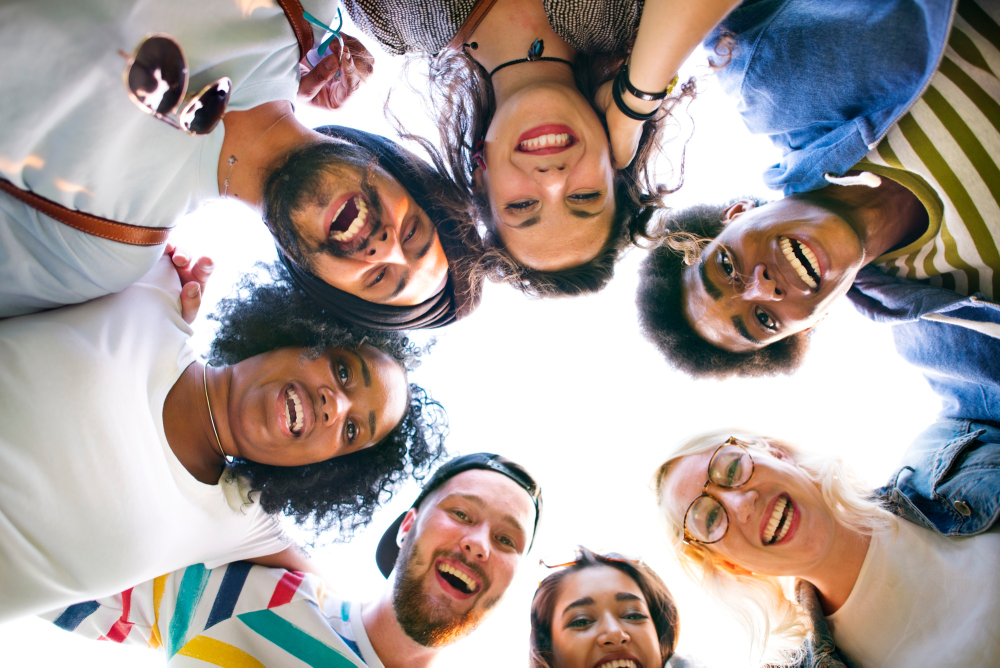
#> input picture fotos/pessoas1.jpg, 2000 x 1335 px, found by its file name (shown at 1/2 size)
$ python read_pic.py
#> lines starting #> are read from the running program, lines starting #| are printed output that depends on the picture
import cv2 as cv
import numpy as np

'''============================================ imagem =================================================='''

# img é uma instancia de cv.imread()

img = cv.imread('/home/mikael/scripts/python/svc/fotos/pessoas1.jpg')
#> img is the input picture: shape (1335, 2000, 3); mean B, G, R 152.7, 156.2, 167.1

# aqui, temos a largura de "img"

largura = img.shape[1]
#> largura = 2000

# aqui, temos a altura de "img"

altura = img.shape[0]
#> altura = 1335

# abre uma janela chamada "Cat" armazenada na instancia "img"

cv.imshow('pessoas', img)

'''============================================ imagem reescalado =================================================='''

# podemos mudar a escala de uma imagem/frame

escala = .25

# devem ser valores inteiros

dimensoes = int(largura*escala), int(altura*escala)
#> dimensoes = (500, 333)

# a imagem reescalada deve ser colocada num atributo
# Funciona para videos, imagens e live videos

img_resized = cv.resize(src=img, dsize=dimensoes, interpolation=cv.INTER_AREA)
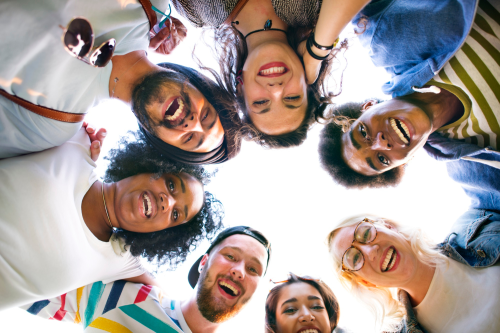
#> img_resized: shape (333, 500, 3); mean B, G, R 152.7, 156.2, 167.1

# cv.INTER_AREA: caso esteja encolhendo a imagem
# cv.INTER_LINEAR: caso esteja aumentando a imagem
# cv.INTER_CUBIC: caso esteja aumentando a imagem com mais qualidade

cv.imshow('pessoas menores', img_resized)

'''============================================ dummy image preenhida =================================================='''

pixels_x, pixels_y, color_channels = 500, 500, 3

matriz = np.zeros(shape=(pixels_y, pixels_x, color_channels), dtype='uint8')

b, g, r = 255, 0, 0

cor = b, g, r

area_matriz = matriz.copy()

pixels_x_inicial, pixels_x_final = 300, 400

pixels_y_inicial, pixels_y_final = 300, 400

area_matriz[pixels_y_inicial:pixels_y_final, pixels_x_inicial:pixels_x_final] = cor

cv.imshow('dumy img',area_matriz)
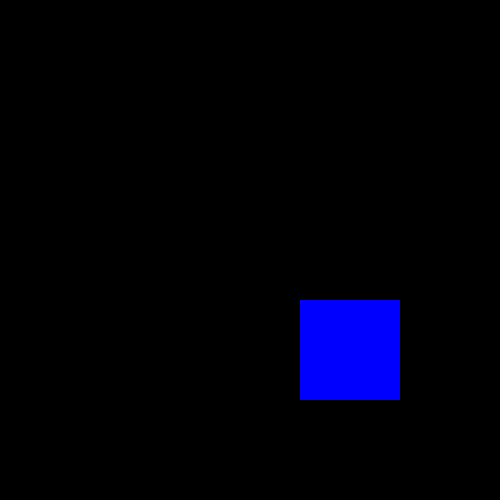
#> window 'dumy img': shape (500, 500, 3); mean B, G, R 10.2, 0, 0

'''============================================ retangulo =================================================='''

ponto_1 = (0, 0)

ponto_2 = (250, 250)

cv.rectangle(img=matriz, pt1=ponto_1, pt2=ponto_2, color=cor, thickness=1)
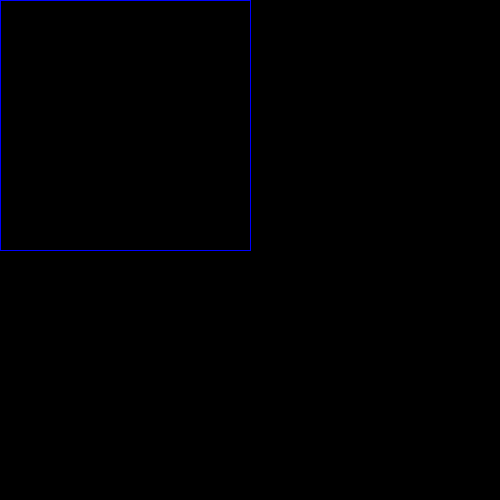
#> matriz: shape (500, 500, 3); mean of channels 0, 1, 2 1, 0, 0; drawn as B, G, R

cv.imshow('retangulo', matriz)

'''============================================ dummy image preenhida 2 =================================================='''

area_matriz_2 = matriz.copy()

cv.rectangle(img=area_matriz_2, pt1=ponto_1, pt2=ponto_2, color=cor, thickness=cv.FILLED)
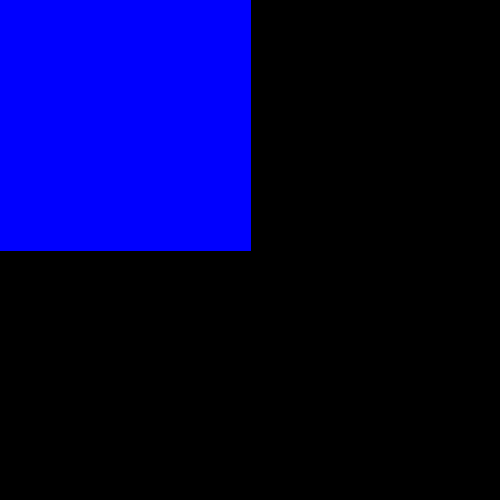
#> area_matriz_2: shape (500, 500, 3); mean of channels 0, 1, 2 64.3, 0, 0; drawn as B, G, R

cv.imshow('area preenchida facil', area_matriz_2)

cv.rectangle(img=area_matriz_2, pt1=ponto_1, pt2=(area_matriz_2.shape[1] // 2, area_matriz_2.shape[0] // 2), color=cor, thickness=-1)

cv.imshow('area preenchida facil 2', area_matriz_2)

'''============================================ circulo =================================================='''

matriz_circulo = matriz.copy()

x, y = matriz_circulo.shape[1] // 2, matriz_circulo.shape[0] // 2
#> x = 250; y = 250

centro = (x, y)
#> centro = (250, 250)

raio = 40 # pixels

cv.circle(img=matriz_circulo, center=centro, radius=raio, color=cor, thickness=1)

cv.imshow('circulo', matriz_circulo)

'''============================================ linha =================================================='''

cv.line(img=matriz_circulo, pt1=(0, 0), pt2=(x, y), color=(255, 255, 255), thickness=2)

cv.imshow('linha', matriz_circulo)

'''============================================ texto =================================================='''

texto = 'hello world'

cv.putText(img=matriz_circulo, text=texto, org=(x, y - 100), fontFace=cv.FONT_HERSHEY_COMPLEX, fontScale=1., color=(0, 0, 255), thickness=1)
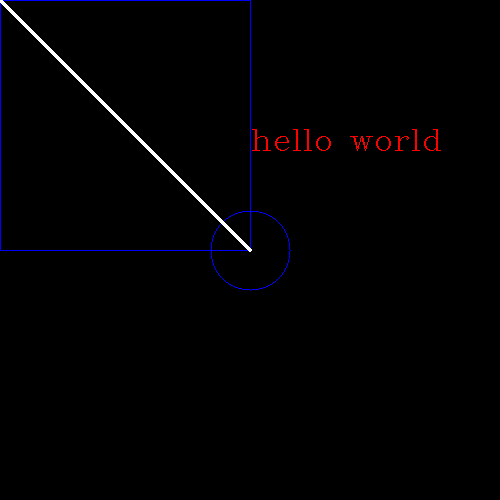
#> matriz_circulo: shape (500, 500, 3); mean of channels 0, 1, 2 2.5, 1.3, 2; drawn as B, G, R

cv.imshow('Texto na tela', matriz_circulo)

# fecha a janela "Cat" caso aperte qualquer botao do teclado

cv.waitKey(0)

$ run again, with fotos/pessoas2.jpg copied over fotos/pessoas1.jpg
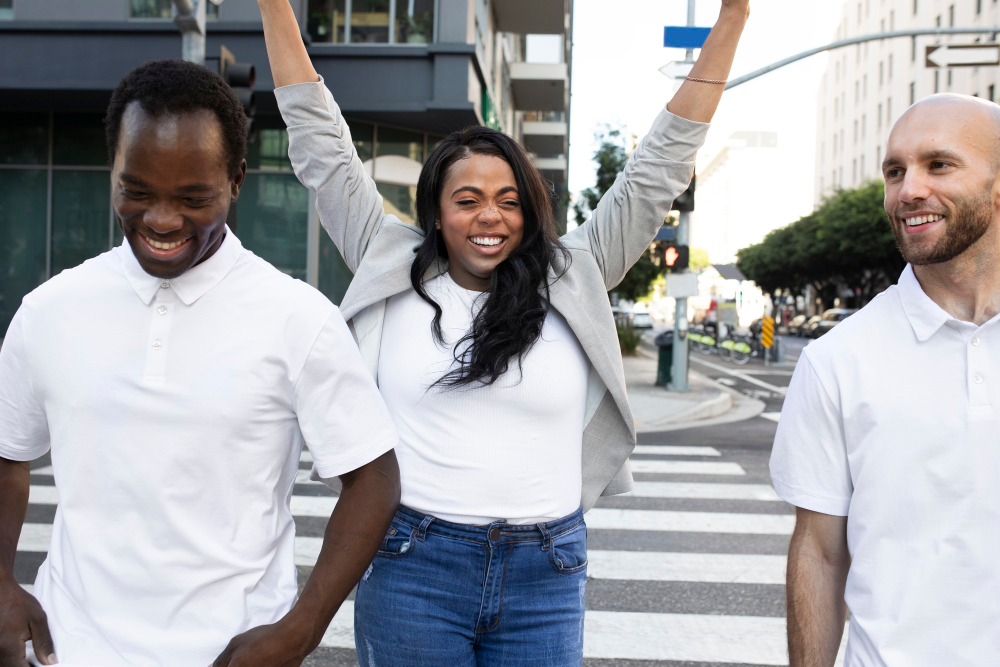
#> input picture fotos/pessoas2.jpg, 2000 x 1333 px, found by its file name (shown at 1/2 size)
#> img is the input picture: shape (1333, 2000, 3); mean B, G, R 166.3, 163, 163.3
#> `img_resized = cv.resize(src=img, dsize=dimensoes, interpolation=cv.INT..`:
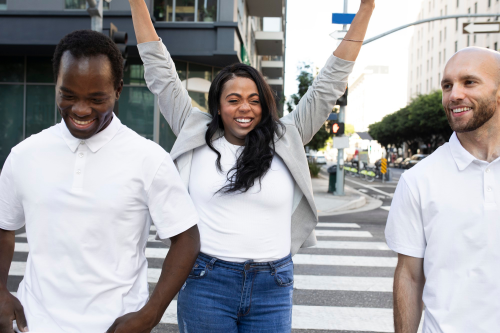
#> img_resized: shape (333, 500, 3); mean B, G, R 166.3, 163, 163.3

$ run again, with fotos/ferramentas.jpg copied over fotos/pessoas1.jpg
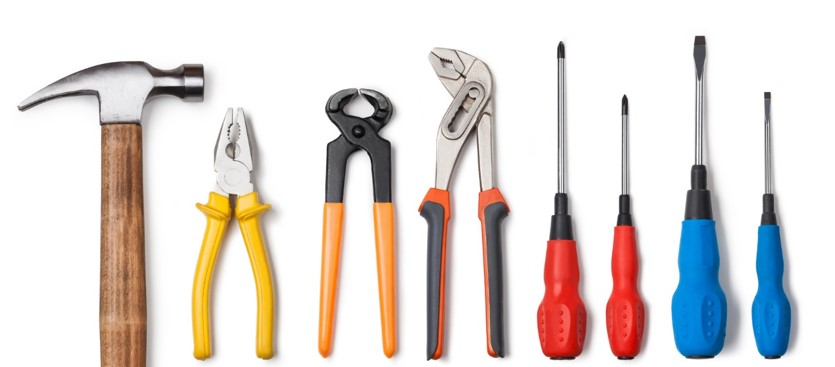
#> input picture fotos/ferramentas.jpg, 835 x 367 px, found by its file name
#> img is the input picture: shape (367, 835, 3); mean B, G, R 213.9, 217.3, 224.3
#> `img_resized = cv.resize(src=img, dsize=dimensoes, interpolation=cv.INT..`:
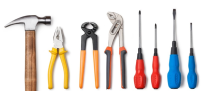
#> img_resized: shape (91, 208, 3); mean B, G, R 213.9, 217.3, 224.3
